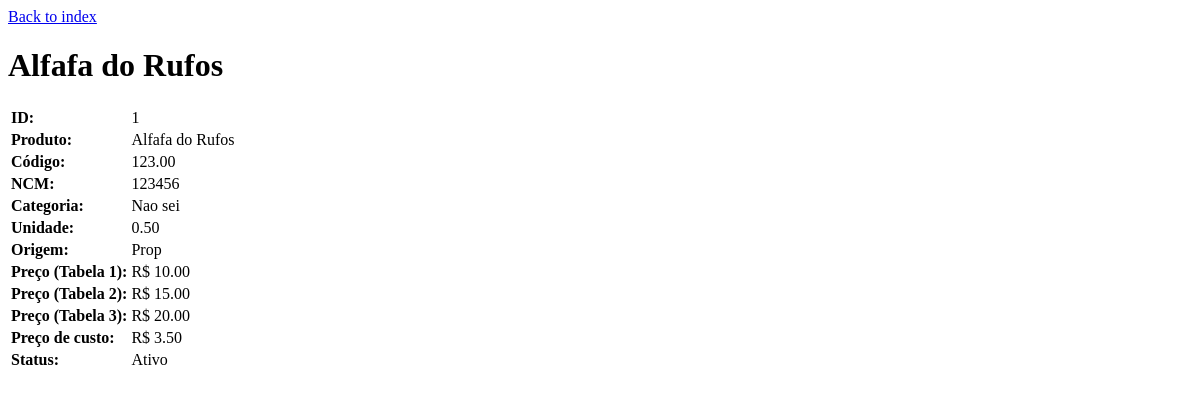
Page /produtos/1/ on the earlier database version.
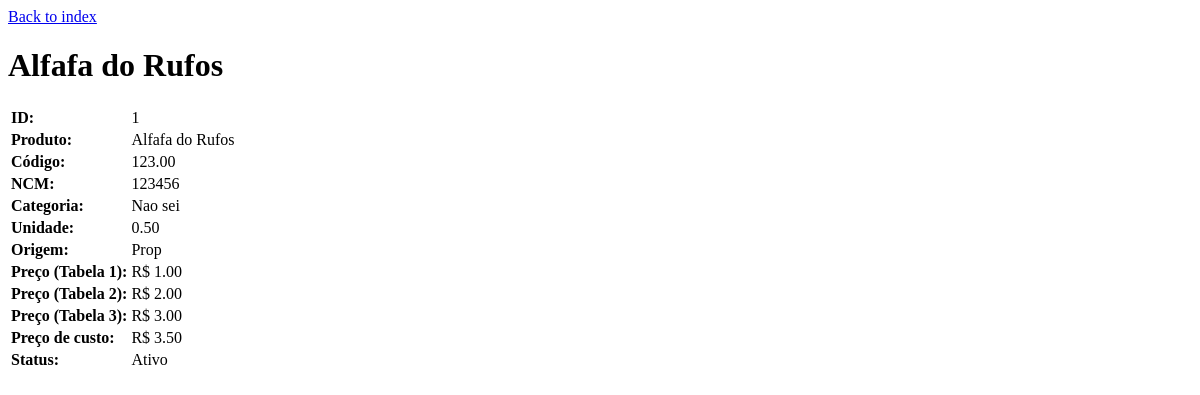
Same page on the later database version.
### rufos/models.py (models this page shows, shortened)
class Produto(models.Model):
    produto_nome = models.CharField(verbose_name="produto", max_length=200)
    produto_codigo = models.DecimalField(verbose_name="código", max_digits=5, decimal_places=2)
    produto_ncm = models.CharField(verbose_name="NCM", max_length=200)
    produto_categoria = models.CharField(verbose_name="categoria", max_length=200)
    produto_foto = models.ImageField(upload_to = 'uploads/', verbose_name="foto")
    produto_un_medida = models.DecimalField(verbose_name="unidade de medida", max_digits=3, decimal_places=2, help_text="Unidade em kilograma")
    origem_propria = 'Prop'
    origem_terceiros = 'Terc'
    produto_origem_opcoes = [
        (origem_propria, 'Própria'),
        (origem_terceiros, 'Terceiros'),
    ]
    produto_origem = models.CharField(
        max_length = 4,
        choices = produto_origem_opcoes,
        verbose_name="origem",
    )
    produto_preco_tb1 = models.DecimalField(verbose_name="preço tabela 1", max_digits=5, decimal_places=2, default=0.00)
    produto_preco_tb2 = models.DecimalField(verbose_name="preço tabela 2", max_digits=5, decimal_places=2, default=0.00)
    produto_preco_tb3 = models.DecimalField(verbose_name="preço tabela 3", max_digits=5, decimal_places=2, default=0.00)
    produto_custo = models.DecimalField(verbose_name="preço custo", max_digits=5, decimal_places=2, default=0.00)
    produto_ativo = models.BooleanField(verbose_name="produto ativo", default=True)
    datestamp = models.DateTimeField(auto_now_add=True)

### rufos/views.py (the view)
# urls.py: path('produtos/<int:produto_id>/', views.detalhes_produto, name='detalhes_produto'),
def detalhes_produto(request, produto_id):
    produto = get_object_or_404(Produto, pk=produto_id)
    context={
        'produto':produto,
    }
    return render(request, 'rufos/detalhes_produto.html', context)

### rufos/templates/rufos/detalhes_produto.html
<p><a href="/">Back to index</a></p>
<h1>{{ produto.produto_nome }}</h1>
<table>
    <tr>
        <td><b>ID:</b></td>
        <td>{{ produto.id}}</td>
    </tr>
    <tr>
        <td><b>Produto:</b></td>
        <td>{{ produto.produto_nome}}</td>
    </tr>
    <tr>
        <td><b>Código:</b></td>
        <td>{{ produto.produto_codigo}}</td>
    </tr>
    <tr>
        <td><b>NCM:</b></td>
        <td>{{ produto.produto_ncm}}</td>
    </tr>
    <tr>
        <td><b>Categoria:</b></td>
        <td>{{ produto.produto_categoria}}</td>
    </tr>
    <tr>
        <td><b>Unidade:</b></td>
        <td>{{ produto.produto_un_medida}}</td>
    </tr>
    <tr>
        <td><b>Origem:</b></td>
        <td>{{ produto.produto_origem}}</td>
    </tr>
    <tr>
        <td><b>Preço (Tabela 1):</b></td>
        <td>R$ {{ produto.produto_preco_tb1}}</td>
    </tr>
    <tr>
        <td><b>Preço (Tabela 2):</b></td>
        <td>R$ {{ produto.produto_preco_tb2}}</td>
    </tr>
    <tr>
        <td><b>Preço (Tabela 3):</b></td>
        <td>R$ {{ produto.produto_preco_tb3}}</td>
    </tr>
    <tr>
        <td><b>Preço de custo:</b></td>
        <td>R$ {{ produto.produto_custo}}</td>
    </tr>
    <tr>
        <td><b>Status:</b></td>
        {% if produto.produto_ativo == True %}
            <td>Ativo</td>
        {% else %}
            <td>Inativo</td>
        {% endif %}
    </tr>
</table>

Differences in the rows shown:
changed Produto "Alfafa do Rufos": produto_preco_tb1 "10.00" → "1.00"; produto_preco_tb2 "15.00" → "2.00"; produto_preco_tb3 "20.00" → "3.00"
